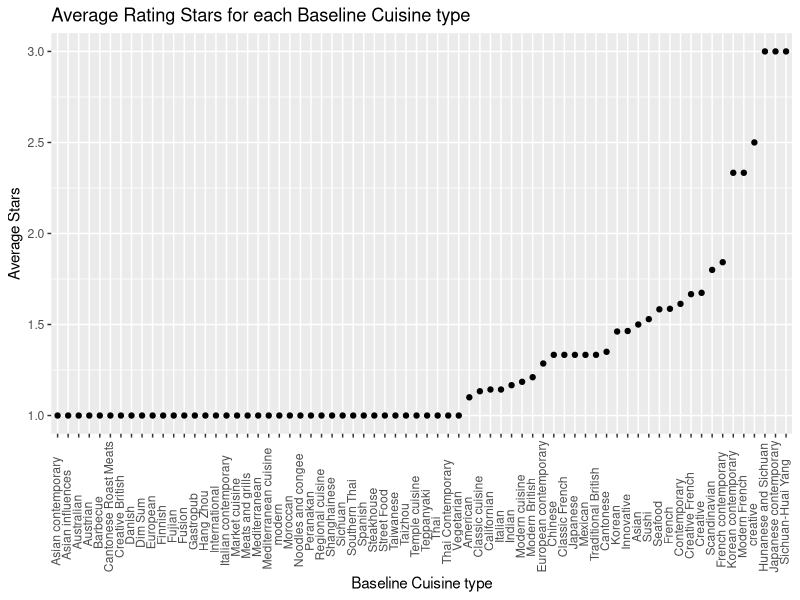
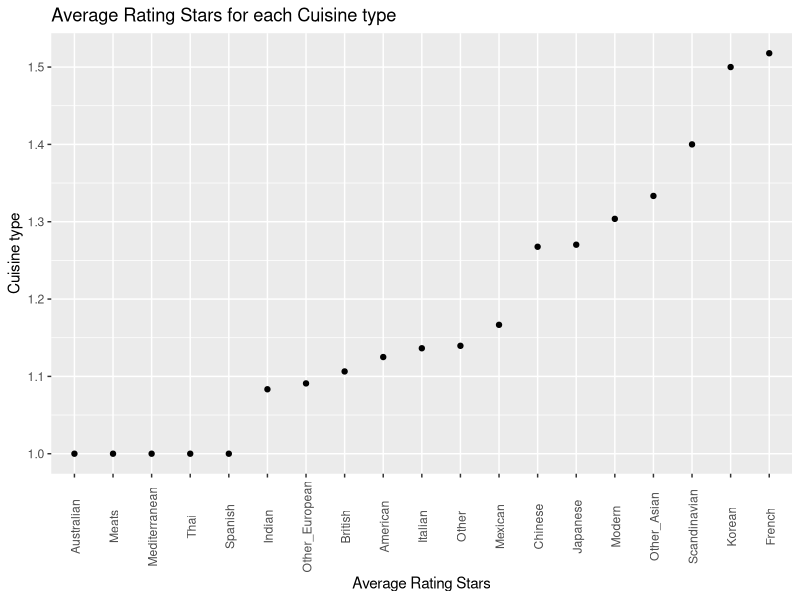
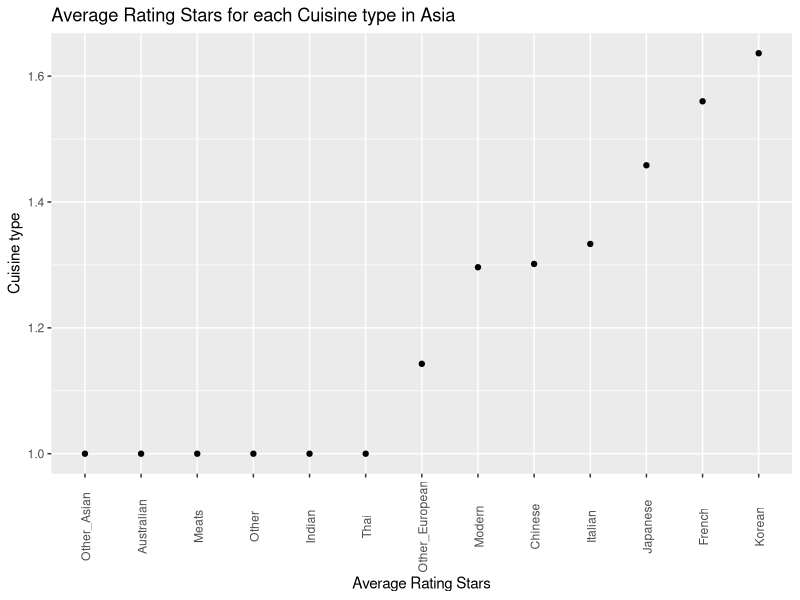
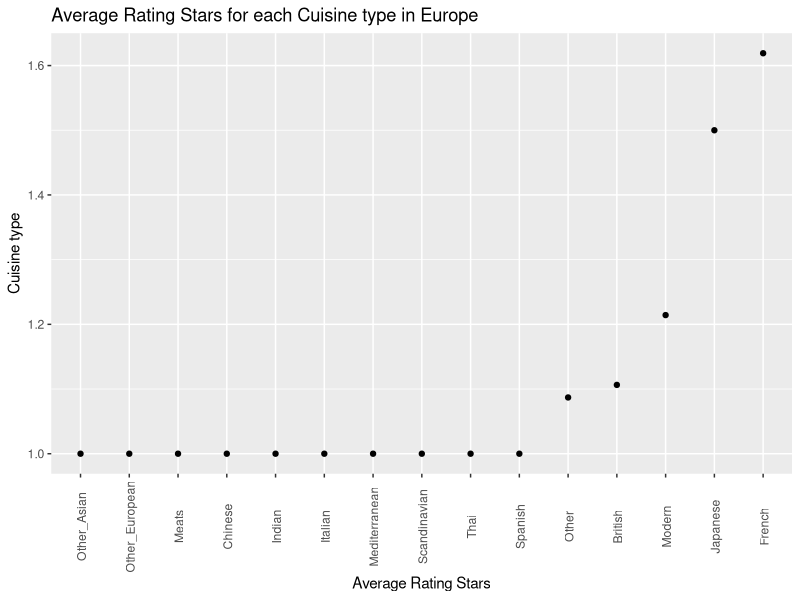
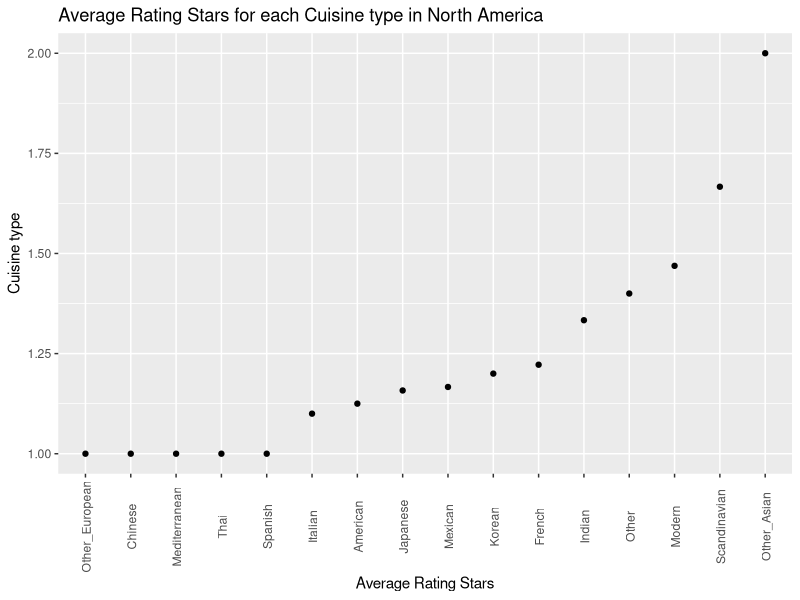
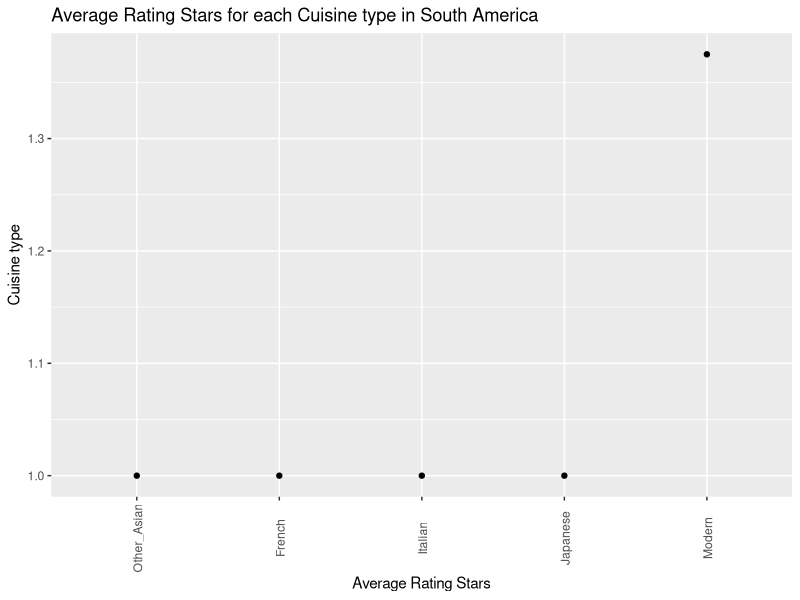

Generate these figures, in order, with R:
## ---- chunk 1
library(tidyverse)
data = read.csv("./michelin.csv")
## ---- chunk 2
data %>%
  mutate(cuisine  = as.factor(cuisine), 
         star = as.factor(star)) %>%
  mutate(star = recode(star, "one" = "1", "two" = "2", "three" = "3")) %>%
  mutate(
    star = as.numeric(star)) %>%
  group_by(cuisine) %>%
  summarize(avg_star = mean(star)) %>%
  mutate(
    cuisine = fct_reorder(cuisine, avg_star)
  ) %>%
  ggplot(aes(x = cuisine, y = avg_star))+
  geom_point()+
  theme(axis.text.x = element_text(angle = 90, vjust = 0.3, hjust = 0.3))+
  labs(
    title = "Average Rating Stars for each Baseline Cuisine type",
    x = "Baseline Cuisine type", 
    y = "Average Stars"
  )

cuisine = data %>%
  group_by(cuisine) %>%
  summarize(n())
## ---- chunk 3
data = data %>%
  mutate(
    cuisine_new = fct_collapse(cuisine,
                   American = c("American", "Californian"), 
                   Australian = c("Australian"),
                   Other_Asian = c("Asian", "Asian contemporary", "Asian influences", "Peranakan"),
                   Chinese = c("Cantonese", "Hang Zhou", "Sichuan", "Sichuan-Huai Yang", "Cantonese Roast Meats", "Fujian", "Hunanese and Sichuan", "Chinese", "Shanghainese", "Taiwanese", "Dim Sum", "Taizhou", "Noodles and congee"), 
                   French = c("Classic French", "French contemporary", "Creative French", "French", "Modern French"),
                   British = c("Creative British", "Traditional British", "Modern British"), 
                   Other_European = c("European", "European contemporary", "Austrian", "Danish", "Finnish"),
                   Meats = c("Meats and grills", "Barbecue"),
                   Modern = c("modern", "Contemporary", "creative", "Fusion", "Modern cuisine", "Creative", "Gastropub", "Innovative"), 
                   Other = c("International", "Street Food", "Temple cuisine", "Seafood", "Vegetarian", "Classic cuisine", "Market cuisine", "Regional cuisine", "Steakhouse", "Moroccan"), 
                   Japanese = c("Japanese contemporary", "Sushi", "Teppanyaki", "Japanese"),
                   Scandinavian = c("Scandinavian"),
                   Italian = c("Italian", "Italian contemporary"),
                   Korean = c("Korean", "Korean contemporary"), 
                   Mediterranean = c("Mediterranean", "Mediterranean cuisine"),
                   Thai = c("Thai", "Southern Thai", "Thai Contemporary"), 
                   Indian = c("Indian"), 
                   Spanish = c("Spanish"), 
                   Mexican = c("Mexican"))
  )
  
cuisinetype = data %>% 
  group_by(cuisine_new) %>% 
  summarize(n = n()) %>%
  arrange(n) %>%
  knitr::kable()
cuisinetype
## ---- chunk 4
data = data %>%
  mutate(
    Stars = recode(star, "one" = "1", "two" = "2", "three" = "3"))
## ---- chunk 5
data %>%
  mutate(
    continent = as.factor(continent),
    Stars = as.numeric(Stars),
    year = as.factor(year)) %>%
  drop_na(continent) %>%
  group_by(cuisine_new) %>%
  summarize(avg_star = mean(Stars)) %>%
  mutate(
    cuisine_new = as.factor(cuisine_new),
    cuisine_new = fct_reorder(cuisine_new, avg_star)
  ) %>%
  ggplot(aes(x = cuisine_new, y = avg_star))+
  geom_point()+
  theme(axis.text.x = element_text(angle = 90, vjust = 0.6, hjust = 0.5))+
  labs(
    title = "Average Rating Stars for each Cuisine type",
    x = "Average Rating Stars", 
    y = "Cuisine type"
  )

continent = data %>%
  group_by(continent) %>%
  drop_na(continent) %>%
  summarize(n())
## ---- chunk 6
Asia = data %>%
  mutate(
    continent = as.factor(continent),
    Stars = as.numeric(Stars),
    year = as.factor(year)) %>%
  drop_na(continent) %>%
  filter(continent == "Asia") %>%
  group_by(cuisine_new) %>%
  summarize(avg_star = mean(Stars)) %>%
  mutate(
    cuisine_new = as.factor(cuisine_new),
    cuisine_new = fct_reorder(cuisine_new, avg_star)
  ) %>%
  ggplot(aes(x = cuisine_new, y = avg_star))+
  geom_point()+
  theme(axis.text.x = element_text(angle = 90, vjust = 0.6, hjust = 0.5))+
  labs(
    title = "Average Rating Stars for each Cuisine type in Asia",
    x = "Average Rating Stars", 
    y = "Cuisine type"
  )

Asia
## ---- chunk 7
Europe = data %>%
  mutate(
    continent = as.factor(continent),
    Stars = as.numeric(Stars),
    year = as.factor(year)) %>%
  drop_na(continent) %>%
  filter(continent == "Europe") %>%
  group_by(cuisine_new) %>%
  summarize(avg_star = mean(Stars)) %>%
  mutate(
    cuisine_new = as.factor(cuisine_new),
    cuisine_new = fct_reorder(cuisine_new, avg_star)
  ) %>%
  ggplot(aes(x = cuisine_new, y = avg_star))+
  geom_point()+
  theme(axis.text.x = element_text(angle = 90, vjust = 0.6, hjust = 0.5))+
  labs(
    title = "Average Rating Stars for each Cuisine type in Europe",
    x = "Average Rating Stars", 
    y = "Cuisine type"
  )

Europe
## ---- chunk 8
North_America = data %>%
  mutate(
    continent = as.factor(continent),
    Stars = as.numeric(Stars),
    year = as.factor(year)) %>%
  drop_na(continent) %>%
  filter(continent == "North America") %>%
  group_by(cuisine_new) %>%
  summarize(avg_star = mean(Stars)) %>%
  mutate(
    cuisine_new = as.factor(cuisine_new),
    cuisine_new = fct_reorder(cuisine_new, avg_star)
  ) %>%
  ggplot(aes(x = cuisine_new, y = avg_star))+
  geom_point()+
  theme(axis.text.x = element_text(angle = 90, vjust = 0.6, hjust = 0.5))+
  labs(
    title = "Average Rating Stars for each Cuisine type in North America",
    x = "Average Rating Stars", 
    y = "Cuisine type"
  )

North_America
## ---- chunk 9
South_America = data %>%
  mutate(
    continent = as.factor(continent),
    Stars = as.numeric(Stars),
    year = as.factor(year)) %>%
  drop_na(continent) %>%
  filter(continent == "South America") %>%
  group_by(cuisine_new) %>%
  summarize(avg_star = mean(Stars)) %>%
  mutate(
    cuisine_new = as.factor(cuisine_new),
    cuisine_new = fct_reorder(cuisine_new, avg_star)
  ) %>%
  ggplot(aes(x = cuisine_new, y = avg_star))+
  geom_point()+
  theme(axis.text.x = element_text(angle = 90, vjust = 0.6, hjust = 0.5))+
  labs(
    title = "Average Rating Stars for each Cuisine type in South America",
    x = "Average Rating Stars", 
    y = "Cuisine type"
  )

South_America
